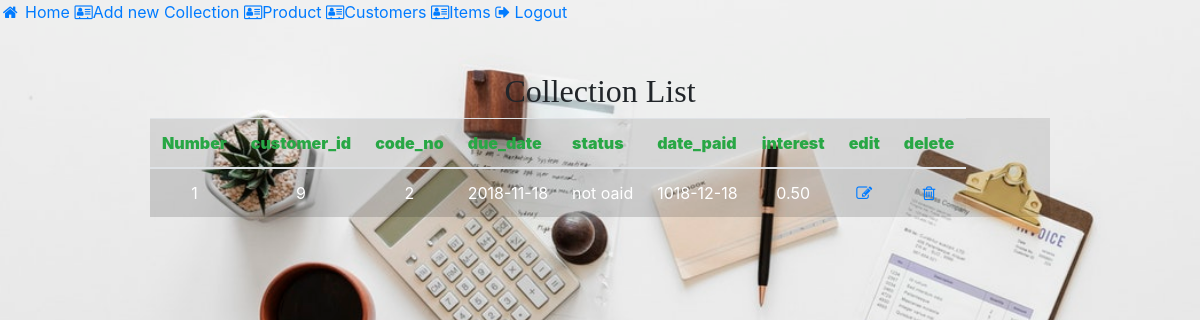
Page /viewcoll.php (signed in) on the committed database.
### tables this page shows
CREATE TABLE `collection_table` (
  `code_no` int(11) NOT NULL,
  `customer_id` int(11) NOT NULL,
  `due_date` date NOT NULL,
  `status` varchar(50) NOT NULL,
  `date_paid` date NOT NULL,
  `interest` decimal(10,2) NOT NULL
);

### viewcoll.php (the view, shortened to what this page needs)
<?php
require('db.php');
?>
<!DOCTYPE html>
<html>
<head>
<link rel="stylesheet" href="bootstrap/css/bootstrap.min.css">
<link rel="stylesheet" href="style.css" />
<link rel="stylesheet" href="https://cdnjs.cloudflare.com/ajax/libs/font-awesome/4.7.0/css/font-awesome.min.css">
</head>
<body background="photos/pexels-photo-304664.jpeg" alt="Responsive background-image" >
		<div class="sidebar">
		   <a class="mt-5" href="index.php"><i class="fa fa-fw fa-home"></i> Home</a>
			<a href="addcoll.php"><i class="fa fa-address-card-o"></i>Add new Collection </a>
			<a href="viewprod.php"><i class="fa fa-address-card-o"></i>Product </a>
			<a href="addcus.php"><i class="fa fa-address-card-o"></i>Customers </a>
			<a href="viewitems.php"><i class="fa fa-address-card-o"></i>Items </a>
		   <a href="logout.php"><i class="fa fa-sign-out"></i> Logout</a>
		</div>
		<center><div class="main w-75">
		<br/><br/>
		<div class="form">
				<h2><font face="Britannic Bold">Collection List</font></h2>
		</div>
		<table class=" table table-striped table-responsive table-border-collapse" width="100%"  style="border-collapse:collapse; background-color: rgba(0,0,0,0.1)">
			<thead>
				<tr class=" text-success">
				<th><strong>Number</strong></th>
				<th><strong>customer_id</strong></th>
				<th><strong>code_no</strong></th>
				<th><strong>due_date</strong></th>
				<th><strong>status</strong></th>
				<th><strong>date_paid</strong></th>
				<th><strong>interest</strong></th>
				<th><strong>edit</strong></th>
				<th><strong>delete</strong></th>
				</tr>
			</thead>
		</div>
			</center>
				<tbody>
<?php
$count=1;
$sel_query="SELECT * FROM collection_table";
$result = mysqli_query($con,$sel_query);
while($row = mysqli_fetch_assoc($result)) { ?>
		<tr><td align="center"><?php echo $count; ?></td>
			<td align="center"><?php echo $row["customer_id"]; ?></td>
			<td align="center"><?php echo $row["code_no"]; ?></td>
			<td align="center"><?php echo $row["due_date"]; ?></td>
			<td align="center"><?php echo $row["status"]; ?></td>
			<td align="center"><?php echo $row["date_paid"]; ?></td>
			<td align="center"><?php echo $row["interest"]; ?></td>
			<td align="center">
				<a href="editcoll.php?id=<?php echo $row["customer_id"]; ?>"><i class="fa fa-edit"></i></a>
					</td>
				<td align="center">
				<a href="deletecoll.php?id=<?php echo $row["customer_id"]; ?>"><i class="fa fa-trash-o"></i></a>
						</td>
							</tr>
<?php $count++; } ?>
</tbody>
</body>
</html>

### style.css (style rules this page uses)
body { font-size: 100%; background-image: url(pexels-photo-1043506.jpeg); height: 100vh; background-size: cover; background-position: left; }
form, { width: 100%; margin: 0px auto; padding: 20px; border: 1px solid #0000; background: #FF00FF; border-radius: 0px 0px 10px 10px; }
table, .th { color: white; }

### rows in the picture
collection_table: customer "9", code_no "2", due_date "2018-11-18", status "not oaid", date_paid "1018-12-18", interest "0.50"
